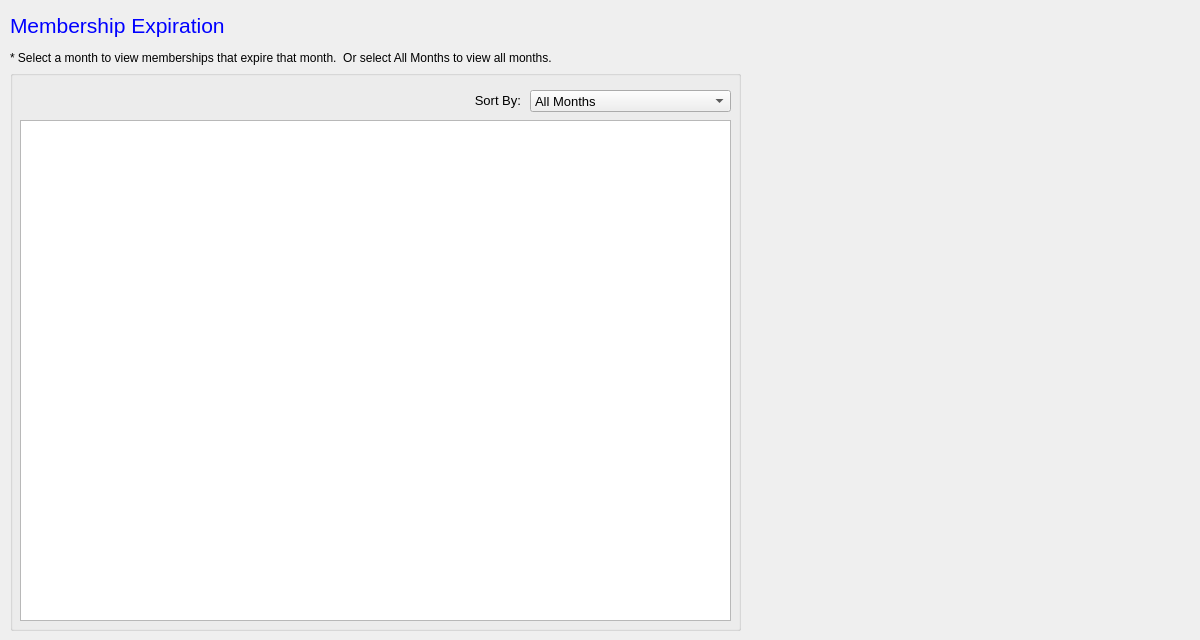
<?xml version="1.0" encoding="UTF-8"?>
<ui version="4.0">
 <class>mMembershipExpire</class>
 <widget class="QWidget" name="mMembershipExpire">
  <property name="geometry">
   <rect>
    <x>0</x>
    <y>0</y>
    <width>1200</width>
    <height>640</height>
   </rect>
  </property>
  <property name="sizePolicy">
   <sizepolicy hsizetype="Fixed" vsizetype="Fixed">
    <horstretch>0</horstretch>
    <verstretch>0</verstretch>
   </sizepolicy>
  </property>
  <property name="minimumSize">
   <size>
    <width>1200</width>
    <height>640</height>
   </size>
  </property>
  <property name="maximumSize">
   <size>
    <width>1200</width>
    <height>640</height>
   </size>
  </property>
  <property name="windowTitle">
   <string>Form</string>
  </property>
  <widget class="QLabel" name="label">
   <property name="geometry">
    <rect>
     <x>10</x>
     <y>0</y>
     <width>731</width>
     <height>50</height>
    </rect>
   </property>
   <property name="font">
    <font>
     <pointsize>16</pointsize>
    </font>
   </property>
   <property name="styleSheet">
    <string notr="true">color: blue;</string>
   </property>
   <property name="text">
    <string>Membership Expiration</string>
   </property>
  </widget>
  <widget class="QGroupBox" name="membershipExpirationGroup">
   <property name="geometry">
    <rect>
     <x>10</x>
     <y>70</y>
     <width>731</width>
     <height>561</height>
    </rect>
   </property>
   <property name="font">
    <font>
     <pointsize>10</pointsize>
    </font>
   </property>
   <property name="title">
    <string/>
   </property>
   <widget class="QTableView" name="membershipExpirationTable">
    <property name="geometry">
     <rect>
      <x>10</x>
      <y>50</y>
      <width>711</width>
      <height>501</height>
     </rect>
    </property>
   </widget>
   <widget class="QLabel" name="sortByLabel">
    <property name="geometry">
     <rect>
      <x>420</x>
      <y>20</y>
      <width>91</width>
      <height>20</height>
     </rect>
    </property>
    <property name="text">
     <string>Sort By:</string>
    </property>
    <property name="alignment">
     <set>Qt::AlignRight|Qt::AlignTrailing|Qt::AlignVCenter</set>
    </property>
   </widget>
   <widget class="QComboBox" name="selectMonthBox">
    <property name="geometry">
     <rect>
      <x>520</x>
      <y>20</y>
      <width>201</width>
      <height>22</height>
     </rect>
    </property>
    <item>
     <property name="text">
      <string>All Months</string>
     </property>
    </item>
    <item>
     <property name="text">
      <string>January</string>
     </property>
    </item>
    <item>
     <property name="text">
      <string>February</string>
     </property>
    </item>
    <item>
     <property name="text">
      <string>March</string>
     </property>
    </item>
    <item>
     <property name="text">
      <string>April</string>
     </property>
    </item>
    <item>
     <property name="text">
      <string>May</string>
     </property>
    </item>
    <item>
     <property name="text">
      <string>June</string>
     </property>
    </item>
    <item>
     <property name="text">
      <string>July</string>
     </property>
    </item>
    <item>
     <property name="text">
      <string>August</string>
     </property>
    </item>
    <item>
     <property name="text">
      <string>September</string>
     </property>
    </item>
    <item>
     <property name="text">
      <string>October</string>
     </property>
    </item>
    <item>
     <property name="text">
      <string>Novembter</string>
     </property>
    </item>
    <item>
     <property name="text">
      <string>December</string>
     </property>
    </item>
   </widget>
  </widget>
  <widget class="QLabel" name="label_2">
   <property name="geometry">
    <rect>
     <x>10</x>
     <y>50</y>
     <width>611</width>
     <height>16</height>
    </rect>
   </property>
   <property name="text">
    <string>* Select a month to view memberships that expire that month.  Or select All Months to view all months.</string>
   </property>
  </widget>
 </widget>
 <resources/>
 <connections/>
</ui>
